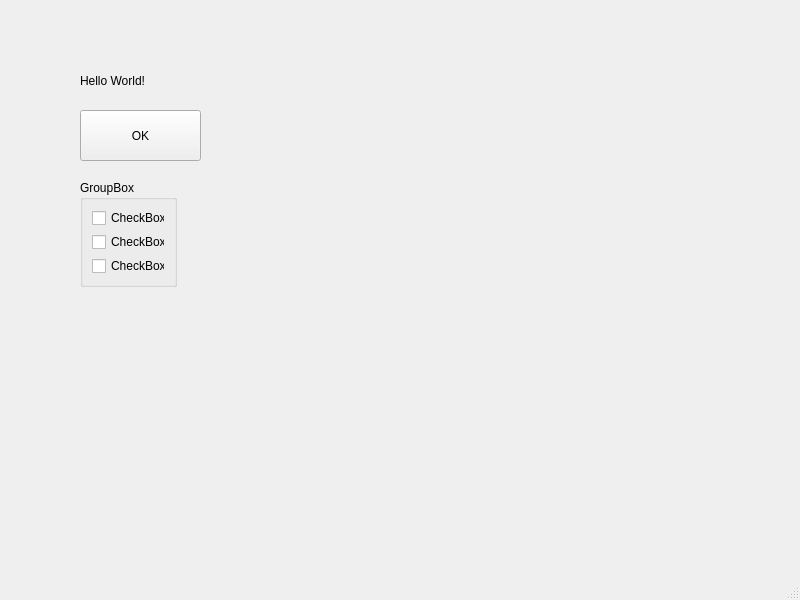
<?xml version="1.0" encoding="UTF-8"?>
<ui version="4.0">
 <class>myfirst</class>
 <widget class="QMainWindow" name="myfirst">
  <property name="geometry">
   <rect>
    <x>0</x>
    <y>0</y>
    <width>800</width>
    <height>600</height>
   </rect>
  </property>
  <property name="windowTitle">
   <string>myfirst</string>
  </property>
  <widget class="QWidget" name="centralwidget">
   <widget class="QPushButton" name="pushButton">
    <property name="geometry">
     <rect>
      <x>80</x>
      <y>110</y>
      <width>121</width>
      <height>51</height>
     </rect>
    </property>
    <property name="text">
     <string>OK</string>
    </property>
   </widget>
   <widget class="QLabel" name="label">
    <property name="geometry">
     <rect>
      <x>80</x>
      <y>50</y>
      <width>151</width>
      <height>61</height>
     </rect>
    </property>
    <property name="text">
     <string>Hello World!</string>
    </property>
    <property name="buddy">
     <cstring>pushButton</cstring>
    </property>
   </widget>
   <widget class="QGroupBox" name="groupBox">
    <property name="geometry">
     <rect>
      <x>80</x>
      <y>180</y>
      <width>97</width>
      <height>107</height>
     </rect>
    </property>
    <property name="title">
     <string>GroupBox</string>
    </property>
    <layout class="QVBoxLayout" name="verticalLayout">
     <item>
      <widget class="QCheckBox" name="checkBox">
       <property name="text">
        <string>CheckBox</string>
       </property>
      </widget>
     </item>
     <item>
      <widget class="QCheckBox" name="checkBox_2">
       <property name="text">
        <string>CheckBox</string>
       </property>
      </widget>
     </item>
     <item>
      <widget class="QCheckBox" name="checkBox_3">
       <property name="text">
        <string>CheckBox</string>
       </property>
      </widget>
     </item>
    </layout>
   </widget>
  </widget>
  <widget class="QMenuBar" name="menubar">
   <property name="geometry">
    <rect>
     <x>0</x>
     <y>0</y>
     <width>800</width>
     <height>21</height>
    </rect>
   </property>
  </widget>
  <widget class="QStatusBar" name="statusbar"/>
 </widget>
 <tabstops>
  <tabstop>checkBox</tabstop>
  <tabstop>checkBox_2</tabstop>
  <tabstop>checkBox_3</tabstop>
  <tabstop>pushButton</tabstop>
 </tabstops>
 <resources/>
 <connections/>
</ui>
